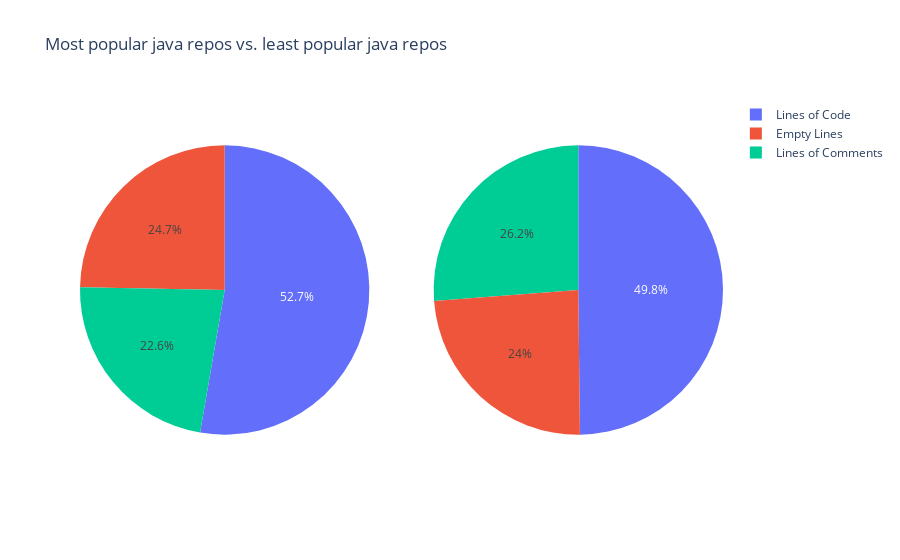

The cell this chart's notebook holds for it:
### Code cell
import plotly.graph_objects as go
from plotly.subplots import make_subplots

fig = make_subplots(
    rows=1, cols=2, specs=[[{"type": "pie"}, {"type": "pie"}]],
)

labels = ['Lines of Code','Lines of Comments','Empty Lines']
values = [df_java_best['codelines'].values.sum(), df_java_best['commentlines'].values.sum(), df_java_best['emptylines'].values.sum()]

# Add traces
fig.add_trace(go.Pie(labels=labels,
                    values=values,
                    name="Most popular java repositories")
              ,row=1, col=1
             )

labels = ['Lines of Code','Lines of Comments','Empty Lines']
values = [df_java_worst['codelines'].values.sum(), df_java_worst['commentlines'].values.sum(), df_java_worst['emptylines'].values.sum()]



# Add traces
fig.add_trace(go.Pie(labels=labels,
                    values=values,
                    name="Least popular java repositories")
              ,row=1,col=2
             )

fig.update_layout(
    title_text="Most popular java repos vs. least popular java repos"
)

fig.show()

### Figure 1 — Plotly figure (JSON) as saved in the notebook; plotly's stock layout.template omitted (floating-point values rounded to 4 significant figures)
{"data": [{"domain": {"x": [0, 0.45], "y": [0, 1]}, "labels": ["Lines of Code", "Lines of Comments", "Empty Lines"], "name": "Most popular java repositories", "type": "pie", "values": [59414756, 25458689, 27825717]}, {"domain": {"x": [0.55, 1], "y": [0, 1]}, "labels": ["Lines of Code", "Lines of Comments", "Empty Lines"], "name": "Least popular java repositories", "type": "pie", "values": [41046559, 21596167, 19741588]}], "layout": {"title": {"text": "Most popular java repos vs. least popular java repos"}}}
